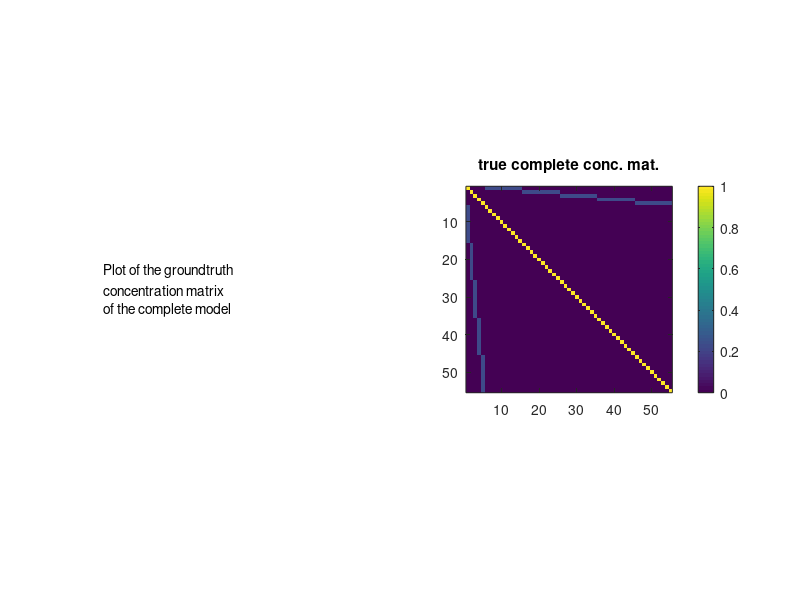
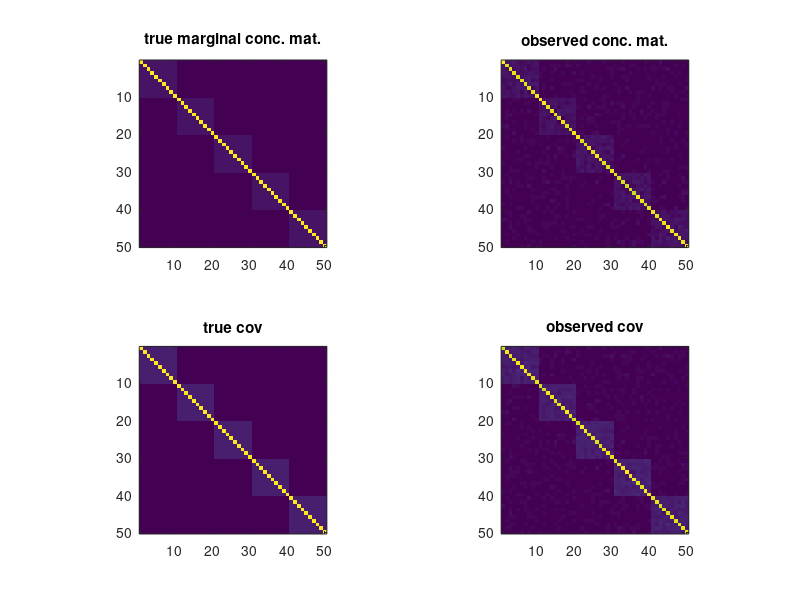

The MATLAB script that drew these images, in order:
% Toy example
% 5 blocks of size 10

clear all; clc;

pl=5;
k=10;
ks=10*ones(1,pl);
po=sum(ks);
n=100*po;


pt=pl+po;
c=1;
clo=.7/sqrt(k);
corr=eye(po);

corr_all= zeros(pl+po,pl+po);
corr_all(pl+1:end,pl+1:end)=c*eye(po);
corr_all(1:pl,1:pl)=eye(pl);

for i=1:pl
    if i>1
        i1=sum(ks(1:(i-1)))+1+pl;
    else
        i1=1+pl;
    end
    i2=i1+ks(i)-1;
%     Uall((pl+i1):(pl+i2),i)=-.5*ones(ks(i),1);
    corr_all(i1:i2,i)=ones(ks(i),1)*clo;
    corr_all(i,i1:i2)=ones(ks(i),1)'*clo;
end


figure(1); clf;
imagesc(corr_all);
pbaspect([1 1 1]);

%%
Dfull=corr_all;
Doo=corr;
Dol=corr_all(pl+1:end,1:pl);
Dmargo=Doo-Dol*Dol';


%%
descr = {'Plot of the groundtruth '
    'concentration matrix';
    'of the complete model'};

figure(1);clf;
subplot(1,2,1)
axis off;
text(0,.5,descr)
pbaspect([1 1 1]);
subplot(1,2,2)
imagesc(abs(Dfull));
colorbar;
pbaspect([1 1 1]);
title('true complete conc. mat.');

if eigs(Dfull,1,'sa')<0
    error('The concentration matrix of the complete model is not PSD \n')
end
if eigs(Dmargo,1,'sa')<0
    error('Dmargo matrix of the complete model is not PSD \n')
end

%% sampling data
mu=zeros(1,pt); % vector of means
Xfull=mvnrnd(mu, inv(Dfull), n)';
X=Xfull((pl+1):pt,:);
S=cov(X');
% S=inv(Dmargo);

%%


%% plotting

figure(2);clf;
subplot(2,2,1);
imagesc(abs(Dmargo));
pbaspect([1 1 1]);
title('true marginal conc. mat.');
subplot(2,2,2);
imagesc(abs(inv(S)));
pbaspect([1 1 1]);
title('observed conc. mat.');
subplot(2,2,3);
imagesc(abs(inv(Dmargo)));
pbaspect([1 1 1]);
title('true cov');
subplot(2,2,4);
imagesc(abs(S));
pbaspect([1 1 1]);
title('observed cov');


 

